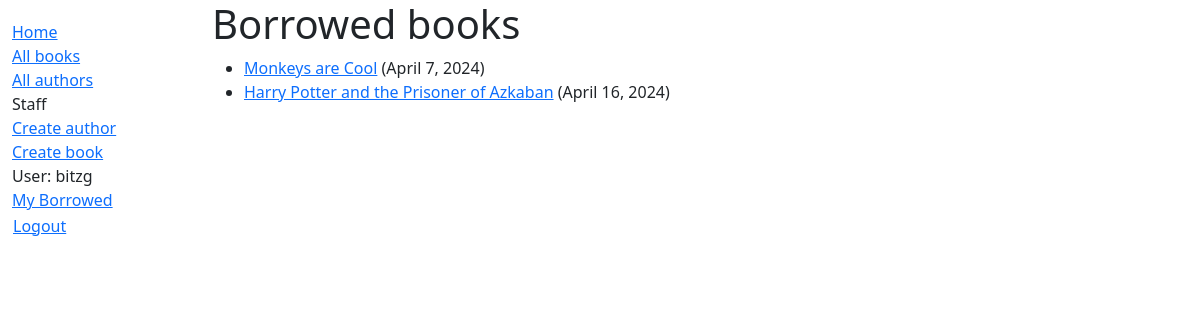
The app's page /catalog/mybooks/ (signed in) with its own data.
### catalog/models.py (models this page shows, shortened)
class BookInstance(models.Model):
    id = models.UUIDField(primary_key=True, default=uuid.uuid4,
                          help_text="Unique ID for this particular book across whole library")
    book = models.ForeignKey('Book', on_delete=models.RESTRICT, null=True)
    imprint = models.CharField(max_length=200)
    due_back = models.DateField(null=True, blank=True)
    borrower = models.ForeignKey(settings.AUTH_USER_MODEL, on_delete=models.SET_NULL, null=True, blank=True)
    LOAN_STATUS = (
        ('m', 'Maintenance'),
        ('o', 'On loan'),
        ('a', 'Available'),
        ('r', 'Reserved'),
    )
    status = models.CharField(
        max_length=1,
        choices=LOAN_STATUS,
        blank=True,
        default='m',
        help_text='Book availability',
    )
    @property
    def is_overdue(self):
        return bool(self.due_back and date.today() > self.due_back)
    class Meta:
        ordering = ['due_back']
        permissions = (("can_mark_returned", "Set book as returned"),)

class Book(models.Model):
    title = models.CharField(max_length=200)
    author = models.ForeignKey('Author', on_delete=models.RESTRICT, null=True)
    summary = models.TextField(
        max_length=1000, help_text="Enter a brief description of the book")
    isbn = models.CharField('ISBN', max_length=13,
                            unique=True,
                            help_text='13 Character <a href="https://www.isbn-international.org/content/what-isbn'
                                      '">ISBN number</a>')
    genre = models.ManyToManyField(
        Genre, help_text="Select a genre for this book")
    def display_genre(self):
        """Create a string for the Genre. This is required to display genre in Admin."""
        return ', '.join(genre.name for genre in self.genre.all()[:3])
    display_genre.short_description = 'Genre'

### catalog/views.py (the view)
# urls.py: path('mybooks/', views.LoanedBooksByUserListView.as_view(), name='my-borrowed'),
class LoanedBooksByUserListView(LoginRequiredMixin,generic.ListView):
    model = BookInstance
    template_name = 'catalog/bookinstance_list_borrowed_user.html'
    paginate_by = 10
    def get_queryset(self):
        return (
            BookInstance.objects.filter(borrower=self.request.user)
            .filter(status__exact='o')
            .order_by('due_back')
        )

### catalog/templates/catalog/bookinstance_list_borrowed_user.html
{% extends "base_generic.html" %} {% block content %}
<h1>Borrowed books</h1>
{% if bookinstance_list %}
<ul>
  {% for bookinst in bookinstance_list %}
  <li class="{% if bookinst.is_overdue %}text-danger{% endif %}">
    <a href="{% url 'book-detail' bookinst.book.pk %}"
      >{{ bookinst.book.title }}</a
    >
    ({{ bookinst.due_back }})
  </li>
  {% endfor %}
</ul>
{% else %}
<p>There are no books borrowed.</p>
{% endif %} {% endblock %}

### catalog/templates/base_generic.html (shortened to what this page needs)
<!DOCTYPE html>
<html lang="en">
  <head>
    <link
      href="https://cdn.jsdelivr.net/npm/bootstrap@5.3.3/dist/css/bootstrap.min.css"
      rel="stylesheet"
    />
    {% load static %}
    <link rel="stylesheet" href="{% static 'css/styles.css' %}" />
  </head>
  <body>
    <div class="container-fluid">
      <div class="row">
        <div class="col-sm-2">
          {% block sidebar %}
          <ul class="sidebar-nav">
            <li><a href="{% url 'index' %}">Home</a></li>
            <li><a href="{% url 'books' %}">All books</a></li>
            <li><a href="{% url 'authors' %}">All authors</a></li>
            <div>
              <li>Staff</li>
              {% if perms.catalog.add_author %}
              <li><a href="{% url 'author-create' %}">Create author</a></li>
              {% endif %} {% if perms.catalog.add_author %}
              <li><a href="{% url 'book-create' %}">Create book</a></li>
              {% endif %}
            </div>
            <div>
              {% if user.is_authenticated %}
              <li>User: {{ user.get_username }}</li>
              <li><a href="{% url 'my-borrowed' %}">My Borrowed</a></li>
            </div>
            <li>
              <form
                id="logout-form"
                method="post"
                action="{% url 'admin:logout' %}"
              >
                <button type="submit" class="btn btn-link">Logout</button>
              </form>
            </li>
            {% else %}
            <li>
              <a href="{% url 'login' %}?next={{ request.path }}">Login</a>
            </li>
            {% endif %}
          </ul>
          {% endblock %}
        </div>
        <div class="col-sm-10">{% block content %}{% endblock %}</div>
      </div>
    </div>
  </body>
</html>

### catalog/static/css/styles.css (style rules this page uses)
.sidebar-nav { margin-top: 20px; padding: 0; list-style: none; }
#logout-form { display: inline; }
#logout-form button { padding: 0; margin: 0; }

### records on screen
BookInstance: book "Monkeys are Cool", due_back "April 7, 2024"
BookInstance: book "Harry Potter and the Prisoner of Azkaban", due_back "April 16, 2024"

### other values on screen
{{ user.get_username }} "bitzg"
